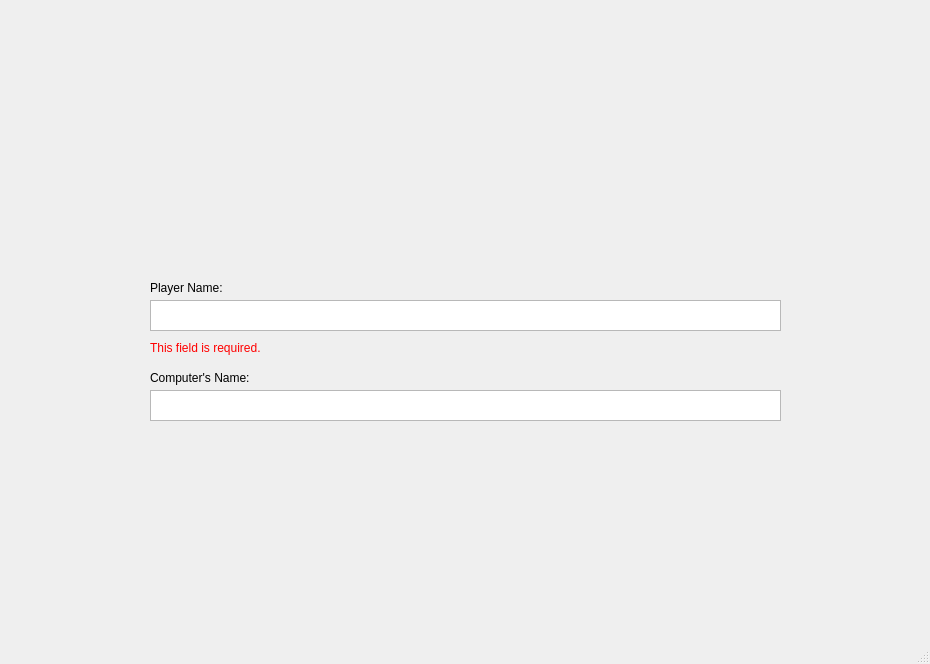
<?xml version="1.0" encoding="UTF-8"?>
<ui version="4.0">
 <class>MainWindow</class>
 <widget class="QMainWindow" name="MainWindow">
  <property name="geometry">
   <rect>
    <x>0</x>
    <y>0</y>
    <width>930</width>
    <height>664</height>
   </rect>
  </property>
  <property name="windowTitle">
   <string>MainWindow</string>
  </property>
  <widget class="QWidget" name="centralwidget">
   <widget class="QLabel" name="label">
    <property name="geometry">
     <rect>
      <x>170</x>
      <y>30</y>
      <width>201</width>
      <height>201</height>
     </rect>
    </property>
    <property name="text">
     <string/>
    </property>
    <property name="pixmap">
     <pixmap>../design/wheel.png</pixmap>
    </property>
   </widget>
   <widget class="QLabel" name="label_2">
    <property name="geometry">
     <rect>
      <x>350</x>
      <y>50</y>
      <width>401</width>
      <height>171</height>
     </rect>
    </property>
    <property name="text">
     <string/>
    </property>
    <property name="pixmap">
     <pixmap>../design/title.png</pixmap>
    </property>
    <property name="alignment">
     <set>Qt::AlignCenter</set>
    </property>
   </widget>
   <widget class="QTextEdit" name="player_name">
    <property name="geometry">
     <rect>
      <x>150</x>
      <y>300</y>
      <width>631</width>
      <height>31</height>
     </rect>
    </property>
   </widget>
   <widget class="QLabel" name="label_3">
    <property name="geometry">
     <rect>
      <x>150</x>
      <y>280</y>
      <width>91</width>
      <height>16</height>
     </rect>
    </property>
    <property name="text">
     <string>Player Name:</string>
    </property>
   </widget>
   <widget class="QTextEdit" name="computer_name">
    <property name="geometry">
     <rect>
      <x>150</x>
      <y>390</y>
      <width>631</width>
      <height>31</height>
     </rect>
    </property>
   </widget>
   <widget class="QLabel" name="label_4">
    <property name="geometry">
     <rect>
      <x>150</x>
      <y>370</y>
      <width>131</width>
      <height>16</height>
     </rect>
    </property>
    <property name="text">
     <string>Computer's Name:</string>
    </property>
   </widget>
   <widget class="QLabel" name="start_btn">
    <property name="geometry">
     <rect>
      <x>600</x>
      <y>440</y>
      <width>191</width>
      <height>61</height>
     </rect>
    </property>
    <property name="text">
     <string/>
    </property>
    <property name="pixmap">
     <pixmap>../design/start_btn.png</pixmap>
    </property>
   </widget>
   <widget class="QLabel" name="player_error_msg">
    <property name="geometry">
     <rect>
      <x>150</x>
      <y>340</y>
      <width>191</width>
      <height>16</height>
     </rect>
    </property>
    <property name="styleSheet">
     <string notr="true">color: rgb(255, 0, 0)</string>
    </property>
    <property name="text">
     <string>This field is required.</string>
    </property>
   </widget>
  </widget>
  <widget class="QMenuBar" name="menubar">
   <property name="geometry">
    <rect>
     <x>0</x>
     <y>0</y>
     <width>930</width>
     <height>26</height>
    </rect>
   </property>
  </widget>
  <widget class="QStatusBar" name="statusbar"/>
 </widget>
 <resources>
  <include location="design/enable.qrc"/>
 </resources>
 <connections/>
</ui>
